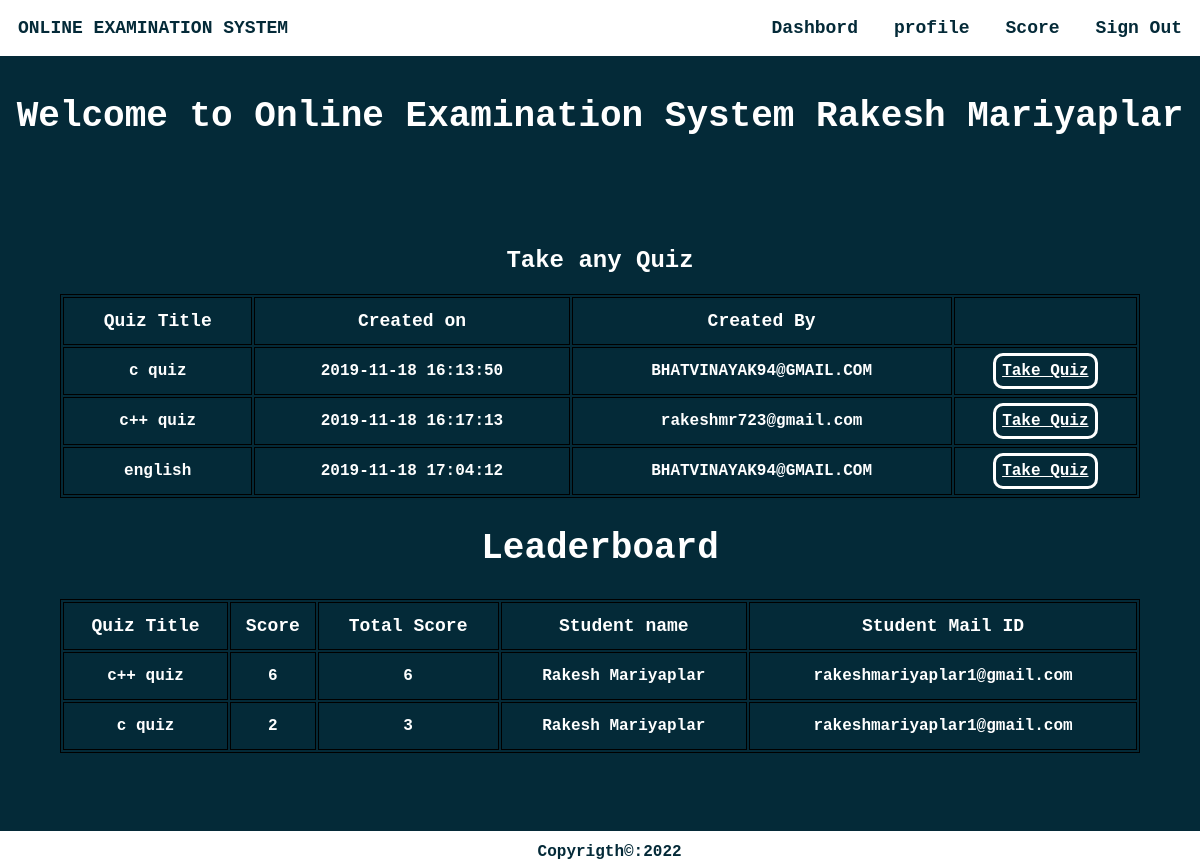
/homestud.php (signed in), run on the app's committed database.
### tables this page shows
CREATE TABLE IF NOT EXISTS `student` (
  `usn` varchar(10) NOT NULL,
  `name` varchar(20) NOT NULL,
  `mail` varchar(30) NOT NULL,
  `phno` varchar(10) NOT NULL,
  `gender` varchar(1) NOT NULL,
  `DOB` varchar(10) NOT NULL,
  `pw` varchar(200) NOT NULL,
  `dept` varchar(3) DEFAULT NULL,
  PRIMARY KEY (`mail`),
  UNIQUE KEY `mail` (`mail`),
  UNIQUE KEY `phno` (`phno`),
  UNIQUE KEY `usn` (`usn`),
  KEY `dept` (`dept`)
);

CREATE TABLE IF NOT EXISTS `quiz` (
  `quizid` int(11) NOT NULL AUTO_INCREMENT,
  `quizname` varchar(20) NOT NULL,
  `date_created` timestamp NOT NULL DEFAULT CURRENT_TIMESTAMP,
  `mail` varchar(30) DEFAULT NULL,
  PRIMARY KEY (`quizid`),
  KEY `mail` (`mail`)
);

CREATE TABLE IF NOT EXISTS `score` (
  `slno` int(11) NOT NULL AUTO_INCREMENT,
  `score` int(11) NOT NULL,
  `quizid` int(11) NOT NULL,
  `mail` varchar(30) DEFAULT NULL,
  `totalscore` int(11) DEFAULT NULL,
  `remark` varchar(20) DEFAULT NULL,
  PRIMARY KEY (`slno`),
  KEY `quizid` (`quizid`),
  KEY `mail` (`mail`)
);

### homestud.php (the view, shortened to what this page needs)
<html>
<head>
</head>
<?php
require_once 'sql.php';
                $conn = mysqli_connect($host, $user, $ps, $project);if (!$conn) {
    echo "<script>alert(\"Database error retry after some time !\")</script>";
}
?>
<body style="color: #fff !important;font-weight:bolder;margin: 0 !important;font-weight: bolder !important;font-family: 'Courier New', Courier, monospace;">
    <div style="background-color: #042A38;height: auto;">
        <div class="navbar" style="display: inline-flex;width: 100%;color:#042A38;position:fixed;">
            <section style="margin: 1.5vw;">ONLINE EXAMINATION SYSTEM</section>
            <ul style="display: inline-flex;padding: 0 !important;margin: 0;float: right;right: 0;position: fixed;width: 50vw;">
                <li onclick="dash()">Dashbord</li>
                <li onclick="prof()">profile</li>
                <li onclick="score()">Score</li>
                <li onclick="lo()">Sign Out</li>
            </ul>
        </div><br><br>
        <?php
        $type1 = $_SESSION["type"];
        $username1 = $_SESSION["username"];
        $sql = "select * from " . $type1 . " where mail='{$username1}'";
        $res =   mysqli_query($conn, $sql);
        if ($res == true) {
            while ($row = mysqli_fetch_array($res)) {
                $dbname = $row['name'];
            }
        }
        ?>
        <center><section style="width:100vw;margin:0vw;margin-top:5vw;font-size:3vw;">Welcome to Online Examination System&nbsp;<?php echo $dbname ?></section></center>
        <section style="color:#fff !important"><br><br><br><br><br>
        <?php
            $sql ="select * from quiz";
            $res=mysqli_query($conn,$sql);
            if($res)
            {
                echo "<center><h1 style=\"font-size:2vw;\">Take any Quiz</h1></center>";
                echo "<center><table><thead><tr><td>Quiz Title</td><td>Created on</td><td>Created By</td><td>  </td></tr></thead>";
                while ($row = mysqli_fetch_assoc($res)) {
                    echo "<tr><td>".$row["quizname"]."</td><td>".$row["date_created"]."</td><td>".$row["mail"]."</td><td><a id=\"tq\" href='takeq.php?qid=".$row['quizid']."'>Take Quiz</button></tr>";
                }
                echo "</table></center>";
            }
            ?>
        </section>
            <section style="color:#fff !important">
            <?php
            $sql="call leaderboard;";
            $res=mysqli_query($conn,$sql);
            if($res)
            {
                echo "<center><h1 style=\"font-size: 3vw\">Leaderboard</h1></center>";
                echo "<table id=\"le\"><thead><tr><td>Quiz Title</td><td>Score</td><td>Total Score</td><td>Student name</td><td>Student Mail ID</td></tr></thead>";
                while ($row = mysqli_fetch_assoc($res)) {
                    echo "<tr><td>".$row["quizname"]."</td><td>".$row["score"]."</td><td>".$row["totalscore"]."</td><td>".$row["name"]."</td><td>".$row["mail"]."</td></tr>";
                }
                echo "</table><br><br><br>";
            }
            else{
                echo mysqli_error($conn);
            }
            ?>
        </section>
    </div>
    <?php require("footer.php");?>
</body>
</html>

### footer.php
<div class="foot w3-container" style="height: 3vh !important;width:100%;color:#042A38;background-color:#fff;font-weight:bolder;margin:0;margin-top:1vw;bottom:0">
    <center>&nbsp;&nbsp;Copyrigth&copy;:2022</center>
</div>

### homestud.php (style rules this page uses)
li { margin: 1.5vw; font-size: 1.5vw !important; }
ul { list-style: none; width: auto !important; font-weight: 2vw !important; }
.navbar { background-color: white !important; font-size: 1.5vw !important; }
a { text-decoration: none; color: #fff; }
table { width: 90vw; margin-left: 5vw; margin-right: 5vw; align-content: center; border: 1px solid black; }
thead { font-weight:900; font-size: 1.5vw; }
td { width: auto; border: 1px solid black; text-align: center; height: 4vw; font-weight: bold; }
#tq { text-decoration: underline; border: 3px solid #fff; padding: 0.5vw; border-radius: 10px; }
#le { margin-bottom: 2vw; }

### data on the page
student: name "Rakesh Mariyaplar"
quiz: quizname "c quiz", date_created "2019-11-18 16:13:50", mail "BHATVINAYAK94@GMAIL.COM"
quiz: quizname "c++ quiz", date_created "2019-11-18 16:17:13", mail "rakeshmr723@gmail.com"
quiz: quizname "english", date_created "2019-11-18 17:04:12", mail "BHATVINAYAK94@GMAIL.COM"
score: quizid.quizname "c++ quiz", score "6", totalscore "6", mail.name "Rakesh Mariyaplar", mail "rakeshmariyaplar1@gmail.com"
score: quizid.quizname "c quiz", score "2", totalscore "3", mail.name "Rakesh Mariyaplar", mail "rakeshmariyaplar1@gmail.com"
